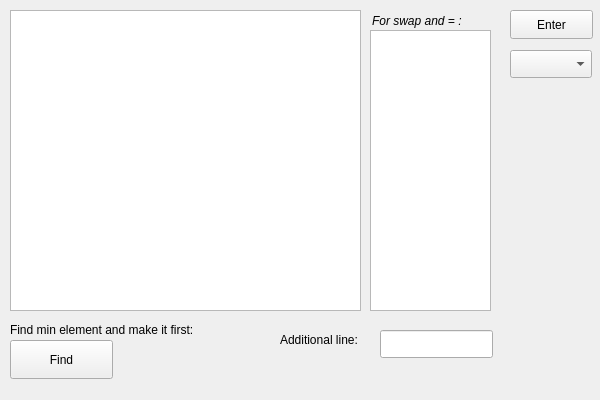
<?xml version="1.0" encoding="UTF-8"?>
<ui version="4.0">
 <class>Form</class>
 <widget class="QWidget" name="Form">
  <property name="geometry">
   <rect>
    <x>0</x>
    <y>0</y>
    <width>600</width>
    <height>400</height>
   </rect>
  </property>
  <property name="windowTitle">
   <string>Form</string>
  </property>
  <widget class="QListWidget" name="listWidget">
   <property name="geometry">
    <rect>
     <x>10</x>
     <y>10</y>
     <width>351</width>
     <height>301</height>
    </rect>
   </property>
  </widget>
  <widget class="QPushButton" name="pushButton">
   <property name="geometry">
    <rect>
     <x>10</x>
     <y>340</y>
     <width>103</width>
     <height>39</height>
    </rect>
   </property>
   <property name="text">
    <string>Find</string>
   </property>
  </widget>
  <widget class="QLabel" name="label">
   <property name="geometry">
    <rect>
     <x>10</x>
     <y>320</y>
     <width>231</width>
     <height>20</height>
    </rect>
   </property>
   <property name="text">
    <string>Find min element and make it first:</string>
   </property>
  </widget>
  <widget class="QComboBox" name="comboBox">
   <property name="geometry">
    <rect>
     <x>510</x>
     <y>50</y>
     <width>82</width>
     <height>28</height>
    </rect>
   </property>
  </widget>
  <widget class="QPushButton" name="pushButton_2">
   <property name="geometry">
    <rect>
     <x>510</x>
     <y>10</y>
     <width>83</width>
     <height>29</height>
    </rect>
   </property>
   <property name="text">
    <string>Enter</string>
   </property>
  </widget>
  <widget class="QLineEdit" name="lineEdit">
   <property name="geometry">
    <rect>
     <x>380</x>
     <y>330</y>
     <width>113</width>
     <height>28</height>
    </rect>
   </property>
  </widget>
  <widget class="QListWidget" name="listWidget_2">
   <property name="geometry">
    <rect>
     <x>370</x>
     <y>30</y>
     <width>121</width>
     <height>281</height>
    </rect>
   </property>
  </widget>
  <widget class="QLabel" name="label_2">
   <property name="geometry">
    <rect>
     <x>280</x>
     <y>330</y>
     <width>111</width>
     <height>20</height>
    </rect>
   </property>
   <property name="text">
    <string>Additional line:</string>
   </property>
  </widget>
  <widget class="QLabel" name="label_3">
   <property name="geometry">
    <rect>
     <x>372</x>
     <y>10</y>
     <width>121</width>
     <height>21</height>
    </rect>
   </property>
   <property name="font">
    <font>
     <pointsize>9</pointsize>
     <italic>true</italic>
    </font>
   </property>
   <property name="text">
    <string>For swap and = :</string>
   </property>
  </widget>
 </widget>
 <resources/>
 <connections/>
</ui>
